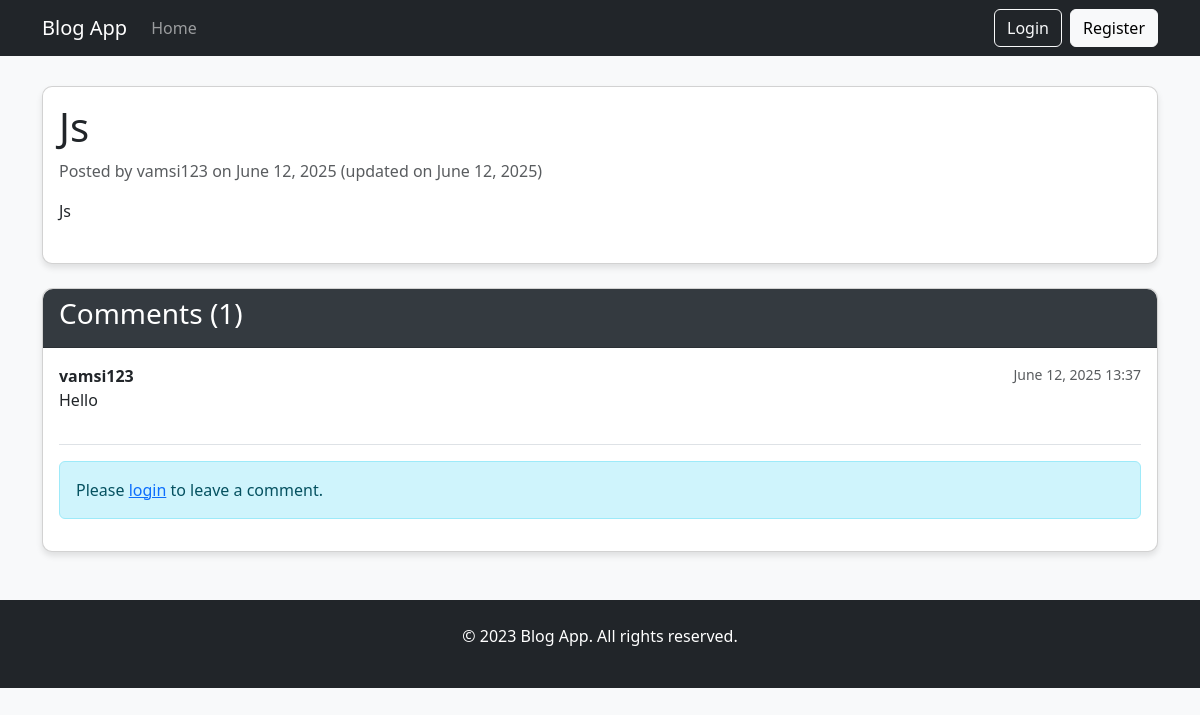
Page /post/6/ on the committed database.
### blog/models.py (models this page shows, shortened)
class Post(models.Model):
    STATUS_CHOICES = (
        ('draft', 'Draft'),
        ('pending', 'Pending Approval'),
        ('approved', 'Approved'),
        ('rejected', 'Rejected'),
    )
    title = models.CharField(max_length=200)
    content = models.TextField()
    author = models.ForeignKey(settings.AUTH_USER_MODEL, on_delete=models.CASCADE)
    status = models.CharField(max_length=10, choices=STATUS_CHOICES, default='draft')
    created_at = models.DateTimeField(default=timezone.now)
    updated_at = models.DateTimeField(auto_now=True)

class Comment(models.Model):
    post = models.ForeignKey(Post, on_delete=models.CASCADE, related_name='comments')
    user = models.ForeignKey(settings.AUTH_USER_MODEL, on_delete=models.CASCADE)
    content = models.TextField()
    created_at = models.DateTimeField(default=timezone.now)

### users/models.py (models this page shows, shortened)
class User(AbstractUser):
    email = models.EmailField(_('email address'), unique=True)
    bio = models.TextField(max_length=500, blank=True)
    profile_picture = models.ImageField(upload_to='profile_pics/', blank=True, null=True)

### blog/views.py (the view)
# urls.py: path('post/<int:pk>/', views.post_detail, name='post-detail'),
def post_detail(request, pk):
    post = get_object_or_404(Post, pk=pk)
    comments = post.comments.all().order_by('-created_at')
    if request.method == 'POST':
        if post.status != 'approved':
            messages.error(request, 'You cannot comment on unapproved posts.')
            return redirect('post-detail', pk=post.pk)
        form = CommentForm(request.POST)
        if form.is_valid():
            comment = form.save(commit=False)
            comment.post = post
            comment.user = request.user
            comment.save()
            messages.success(request, 'Your comment has been added!')
            return redirect('post-detail', pk=post.pk)
    else:
        form = CommentForm()
    context = {
        'post': post,
        'comments': comments,
        'form': form,
    }
    return render(request, 'blog/post_detail.html', context)

### blog/templates/blog/post_detail.html (shortened to what this page needs)
{% extends 'blog/base.html' %}
{% load static %}
{% block content %}
    <div class="card mb-4">
        <div class="card-body">
            <h1 class="card-title">{{ post.title }}</h1>
            <p class="card-text text-muted">
                Posted by {{ post.author.username }} on {{ post.created_at|date:"F d, Y" }}
                {% if post.updated_at != post.created_at %}
                    (updated on {{ post.updated_at|date:"F d, Y" }})
                {% endif %}
            </p>
            <div class="card-text mb-4">{{ post.content|linebreaks }}</div>
        </div>
    </div>
    <div class="card mb-4">
        <div class="card-header">
            <h3>Comments ({{ comments.count }})</h3>
        </div>
        <div class="card-body">
            {% if comments %}
                {% for comment in comments %}
                    <div class="mb-3 pb-3 border-bottom">
                        <div class="d-flex justify-content-between">
                            <strong>{{ comment.user.username }}</strong>
                            <small class="text-muted">{{ comment.created_at|date:"F d, Y H:i" }}</small>
                        </div>
                        <p>{{ comment.content }}</p>
                    </div>
                {% endfor %}
            {% else %}
                <p>No comments yet.</p>
            {% endif %}
            {% if user.is_authenticated %}
                <h4 class="mt-4">Add a comment</h4>
                <form method="post">
                    {% csrf_token %}
                    {{ form.content }}
                    <button type="submit" class="btn btn-primary mt-2">Submit</button>
                </form>
            {% else %}
                <div class="alert alert-info">
                    Please <a href="{% url 'login' %}">login</a> to leave a comment.
                </div>
            {% endif %}
        </div>
    </div>
{% endblock %}

### blog/static/blog/css/styles.css (style rules this page uses)
body { background-color: #f8f9fa; }
.card { margin-bottom: 20px; border-radius: 10px; box-shadow: 0 4px 6px rgba(0, 0, 0, 0.1); }
.card-header { background-color: #343a40; color: white; border-radius: 10px 10px 0 0 !important; }

### rows in the picture
Post: title "Js", author.username "vamsi123", created_at "June 12, 2025", updated_at "June 12, 2025", content "Js"
Comment: user.username "vamsi123", created_at "June 12, 2025 13:37", content "Hello"

### other values in the picture
{{ comments.count }} "1"
